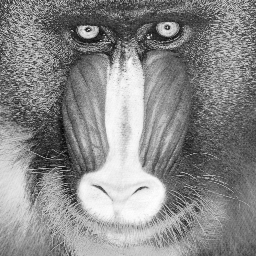
#> input picture Lab10/baboon.bmp, 256 x 256 px
$ python part1.py
#> lines starting #> are read from the running program, lines starting #| are printed output that depends on the picture
from PIL import Image
import numpy as np

image = Image.open("baboon.bmp")
#> image is the input picture: PIL image 256x256 P; min 4, max 254, mean 137.3
(width, height) = image.size
#> width = 256; height = 256

pixels = np.fromiter(iter(image.getdata()), np.uint8)
pixels.resize(height, width)
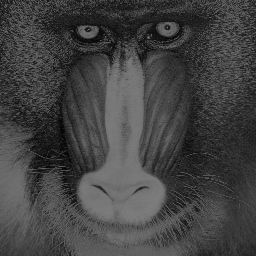
#> pixels: shape (256, 256); min 0, max 125, mean 66.6
outImage = Image.fromarray(pixels, 'L')
image.save("out_part1.bmp")
